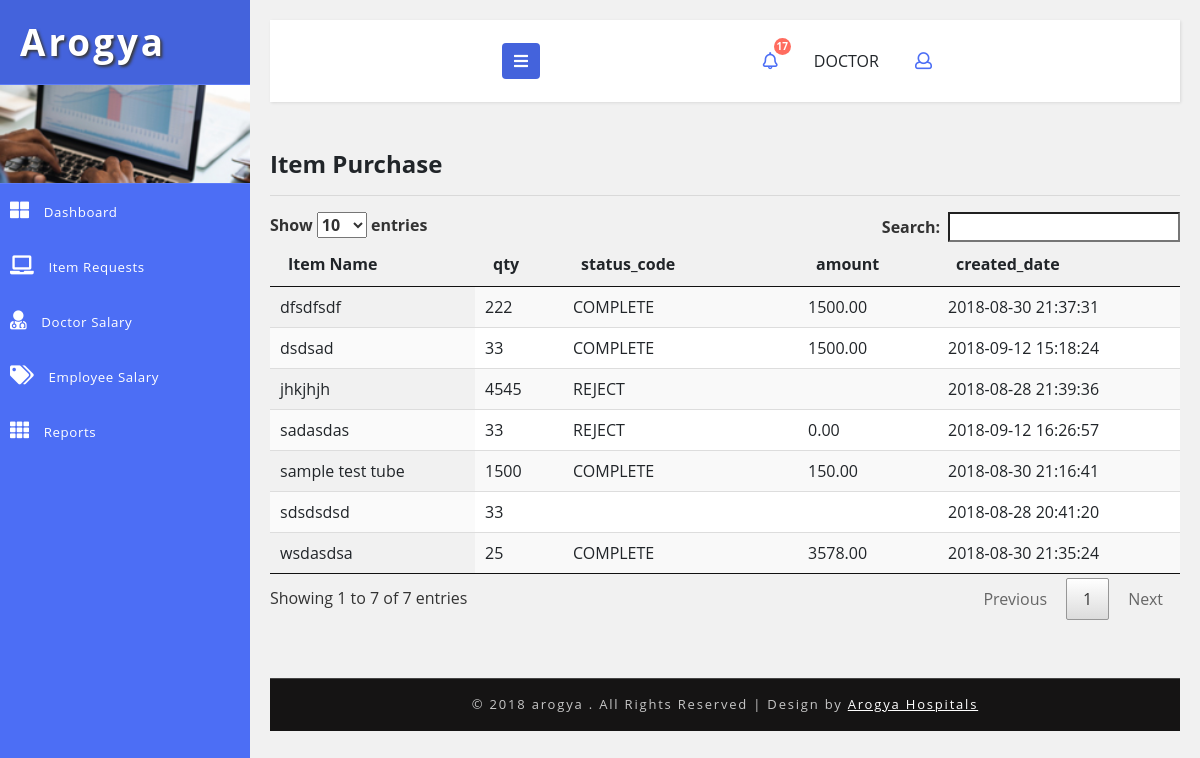
Page /accountant/item_purchase_request.php (signed in) on the committed database.
### tables this page shows
CREATE TABLE `hms_purchase` (
  `id` int(5) NOT NULL AUTO_INCREMENT,
  `purchasing_item` varchar(50) DEFAULT NULL,
  `qty` int(5) DEFAULT NULL,
  `status_code` varchar(20) DEFAULT 'PENDING',
  `updated_by` int(5) DEFAULT NULL,
  `created_date` timestamp NOT NULL DEFAULT CURRENT_TIMESTAMP,
  `created_user` int(5) DEFAULT NULL,
  `amount` double(10,2) DEFAULT '0.00',
  `comment` varchar(50) DEFAULT NULL,
  PRIMARY KEY (`id`)
);

### DB.php (called while the page is built, shortened)
<?php
function getDBConnection() {
    $servername = "localhost";
    $username = "root";
    $password = "123";
    $db = "hmsdb";
    $conn = mysqli_connect($servername, $username, $password, $db);
    if (!$conn) {
        die("Connection failed: " . mysqli_connect_error());
    } else {
        return $conn;
    }
}
function getData($sql) {
    $conn = getDBConnection();
    $result = mysqli_query($conn, $sql);
    if (mysqli_num_rows($result) > 0) {
        return $result;
    } else {
        return FALSE;
    }
}
?>

### accountant/item_purchase_request.php (the view, shortened to what this page needs)
<?php
include '../DB.php';
?>
<!DOCTYPE html>
<html lang="en">
    <head>
        <link rel="stylesheet" href="https://maxcdn.bootstrapcdn.com/bootstrap/3.3.7/css/bootstrap.min.css">
        <link rel="stylesheet" href="https://maxcdn.bootstrapcdn.com/font-awesome/4.7.0/css/font-awesome.min.css">
        <link href="../css/bootstrap.css" rel="stylesheet" type="text/css" media="all" />
        <link href="../css/style.css" rel="stylesheet" type="text/css" media="all" />
        <link rel="stylesheet" href="../css/style4.css">
        <link href="../css/fontawesome-all.css" rel="stylesheet">
    </head>
    <body>
        <div class="wrapper">
            <nav id="sidebar">
                <div class="sidebar-header">
                    <h1>
                        <a href="#">Arogya</a>
                    </h1>
                </div>
                <div class="profile-bg"></div>
                <?php
                include_once '../_tree_accountant.php';
                ?>
            </nav>
            <div id="content">
                <?php include_once '../_top_bar.php'; ?>
                <div class="blank-page-content">
                    <h4>Item Purchase</h4>
                    <hr>
                    <table id="example" class="display" cellspacing="0" width="100%">
                        <thead>
                            <tr>
                                <th>Item Name</th>
                                <th>qty</th>
                                <th>status_code</th>
                                <th></th>
                                <th>amount</th>
                                <th>created_date</th>
                            </tr>
                        </thead>
                        <tbody>
                            <?php
                            $sql = "select * from hms_purchase";
                            $data = getData($sql);
                            if ($data != null) {
                                foreach ($data as $value) {
                                    ?>
                                    <tr>
                                        <td><?= $value['purchasing_item'] ?></td>
                                        <td><?= $value['qty'] ?></td>
                                        <td><?= $value['status_code'] ?></td>
                                        <td><?php if ($value['status_code'] == 'PENDING') {
                                ?>
                                                <form action="item_purchase_request.php" method="post">
                                                    <input type="text" name="amount" required="" placeholder="amount" />
                                                    <input type="hidden" name="id" value="<?= $value['id'] ?>" />
                                                    <input type="submit" name="btnAccept" class="btn-sm btn-success" />
                                                </form>
                                                <form action="item_purchase_request.php" method="post">
                                                    <input type="hidden" name="id" value="<?= $value['id'] ?>" />
                                                    <input type="text" name="comment" required="" placeholder="Reject Reson" />
                                                    <input type="submit" name="btnReject" class="btn-sm btn-danger" />
                                                </form>
                                                <?php
                                            }
                                            ?></td>
                                        <td><?= $value['amount'] ?></td>
                                        <td><?= $value['created_date'] ?></td>
                                    </tr>
                                    <?php
                                }
                            }
                            ?>
                        </tbody>
                    </table>
                    <link href="css/jquery.dataTables.min.css" rel="stylesheet" type="text/css"/>
                </div>
                <?php include '../_footer.php'; ?>
            </div>
        </div>
        <link href="../css/jquery.dataTables.min.css" rel="stylesheet" type="text/css"/>
    </body>
</html>

### css/style.css (style rules this page uses)
html, body { margin: 0; font-size: 100%; font-family: 'Open Sans', sans-serif; background: #fff; }
.blank-page-content { min-height: 480px; }
body a { text-decoration: none; transition: 0.5s all; -webkit-transition: 0.5s all; -moz-transition: 0.5s all; -o-transition: 0.5s all; -ms-transition: 0.5s all; }
h1, h2, h3, h4, h5, h6 { margin: 0; font-weight: 700; }
.profile-bg { border: 1px solid #5d7cf7; border-left: none; border-right: none; background: url(../images/menu1.jpg)no-repeat 0px 0px; -webkit-background-size: cover; -moz-background-size: cover; -o-background-size: cover; -ms-background-size: cover; background-size: cover; min-height: 100px; }

### css/style4.css (style rules this page uses)
body { font-family: 'Open Sans', sans-serif; background: #f1f1f1; }
a, a:hover, a:focus { color: inherit; text-decoration: none; transition: all 0.3s; }
.wrapper { display: flex; align-items: stretch; }
#sidebar { min-width: 250px; max-width: 250px; background: #4c6ef5; color: #fff; transition: all 0.3s; }
.sidebar-header h1 { font-size: 2.3em; letter-spacing: 3px; color: #fff; text-shadow: 2px 2px 3px #39393a; }
#sidebar .sidebar-header { padding: 20px; background: #4463dc; }
#content { padding: 20px; min-height: 100vh; transition: all 0.3s; overflow: hidden; width: 100%; }

### rows in the picture
hms_purchase: purchasing_item "sdsdsdsd", qty "33", created_date "2018-08-28 20:41:20"
hms_purchase: purchasing_item "jhkjhjh", qty "4545", status_code "REJECT", created_date "2018-08-28 21:39:36"
hms_purchase: purchasing_item "sample test tube", qty "1500", status_code "COMPLETE", amount "150.00", created_date "2018-08-30 21:16:41"
hms_purchase: purchasing_item "wsdasdsa", qty "25", status_code "COMPLETE", amount "3578.00", created_date "2018-08-30 21:35:24"
hms_purchase: purchasing_item "dfsdfsdf", qty "222", status_code "COMPLETE", amount "1500.00", created_date "2018-08-30 21:37:31"
hms_purchase: purchasing_item "dsdsad", qty "33", status_code "COMPLETE", amount "1500.00", created_date "2018-09-12 15:18:24"
hms_purchase: purchasing_item "sadasdas", qty "33", status_code "REJECT", amount "0.00", created_date "2018-09-12 16:26:57"

### other values in the picture
$value['cnt'] "17"
$_SESSION['userbean']['user_role'] "DOCTOR"
